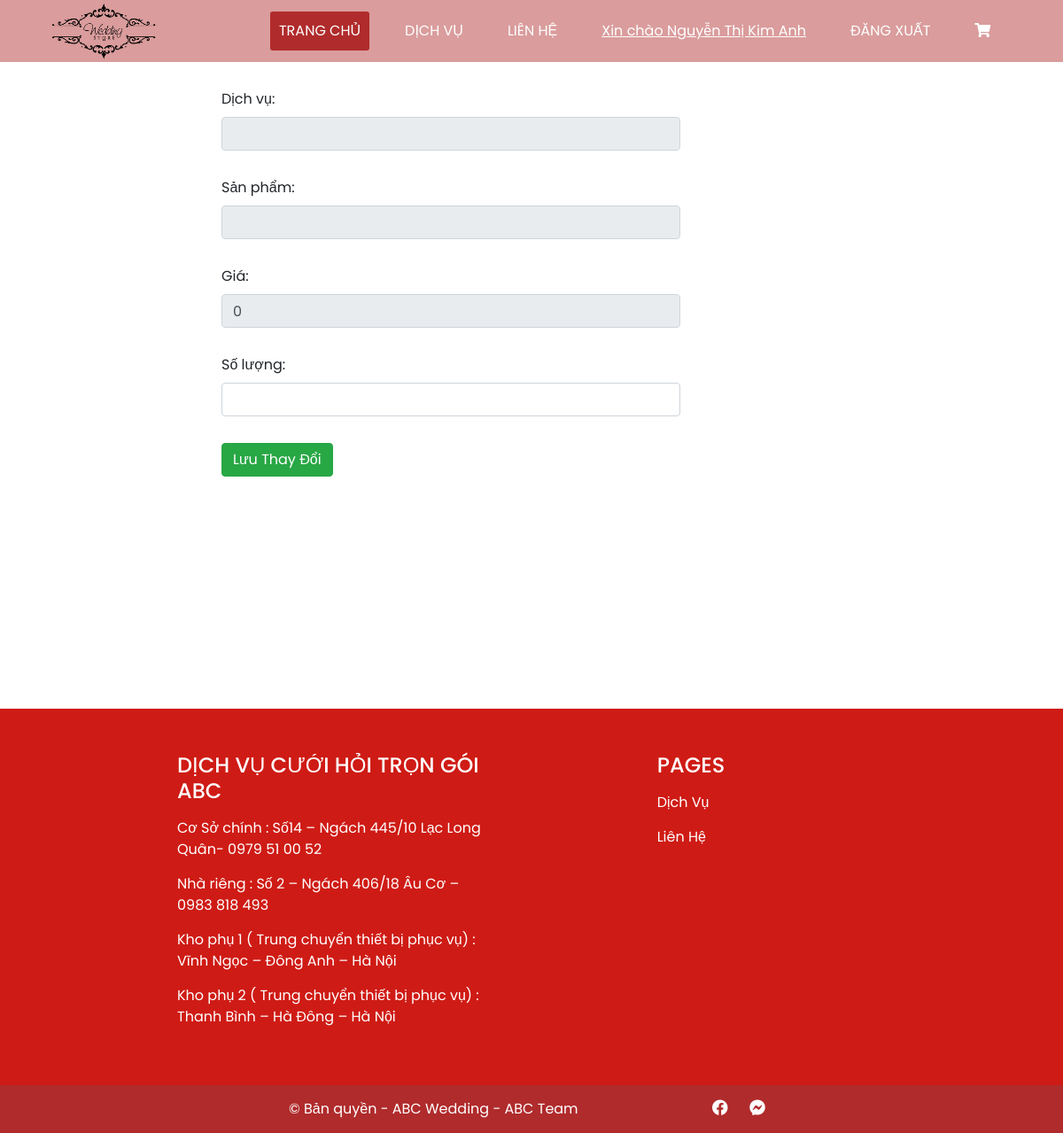
Page /category_product/edit_manage_product.php?user_id=65&product_id=24 on the earlier database version.
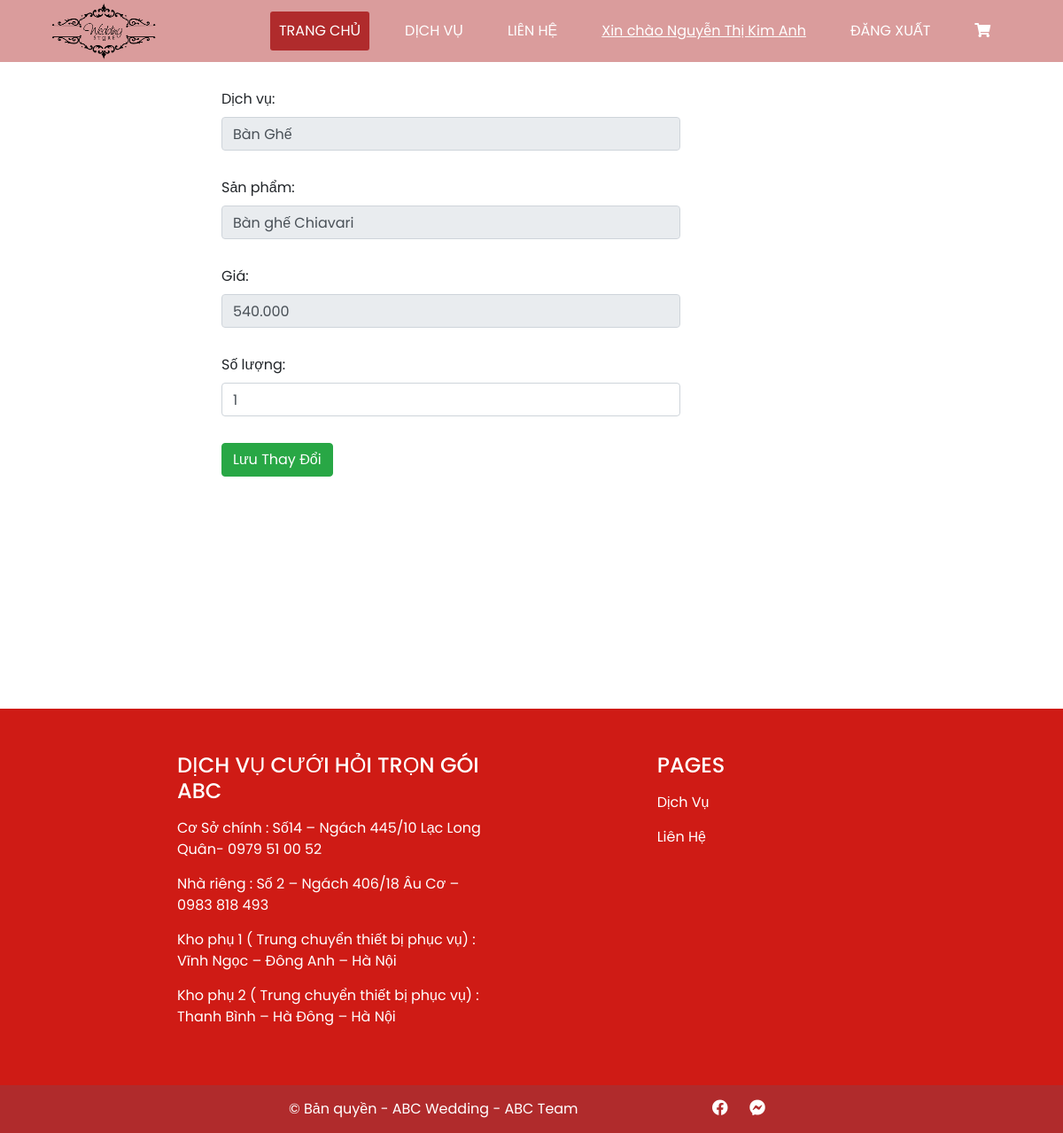
Same page on the later database version.
### tables this page shows
CREATE TABLE `order_user` (
  `id` int NOT NULL AUTO_INCREMENT,
  `user_id` int DEFAULT NULL,
  `product_id` int DEFAULT NULL,
  `count` int DEFAULT NULL,
  `status` int DEFAULT NULL,
  PRIMARY KEY (`id`)
);

CREATE TABLE `category` (
  `id` int NOT NULL AUTO_INCREMENT,
  `name` varchar(20) DEFAULT NULL,
  `h4_content` varchar(500) NOT NULL,
  `h5_content` varchar(500) NOT NULL,
  PRIMARY KEY (`id`)
);

CREATE TABLE `product` (
  `id` int NOT NULL AUTO_INCREMENT,
  `category_id` int DEFAULT NULL,
  `title` varchar(350) DEFAULT NULL,
  `price` int DEFAULT NULL,
  `thumbnail` varchar(500) DEFAULT NULL,
  `description` longtext,
  `count` int DEFAULT NULL,
  `created_at` datetime DEFAULT NULL,
  `updated_at` datetime DEFAULT NULL,
  PRIMARY KEY (`id`),
  KEY `category_id` (`category_id`),
  CONSTRAINT `product_ibfk_1` FOREIGN KEY (`category_id`) REFERENCES `category` (`id`)
);

### Web/database/dbhelper.php (called while the page is built, shortened)
<?php
function executeResult($sql, $isSingle = false) {
	$data = null;
	$conn = mysqli_connect(HOST, USERNAME, PASSWORD, DATABASE);
	mysqli_set_charset($conn, 'utf8');
	$resultset = mysqli_query($conn, $sql);
	if($isSingle) {
		$data = mysqli_fetch_array($resultset,1);
	} else {
		$data = [];
		while(($row = mysqli_fetch_array($resultset,1)) != null) {
			$data[] = $row;
		}
	}
	return $data;
}

### Web/category_product/edit_manage_product.php (the view, shortened to what this page needs)
<?php
	require_once('../utils/ultility.php');
	require_once('../database/dbhelper.php');
	$baseUrl = $title = $product_id = $user_id = $category_name = $product_name = $product_price = $product_count = '';
	if(!empty($_GET)) {
		if($_GET['user_id']) {
			$user_id = $_GET['user_id'];
		}
		if($_GET['product_id']) {
			$product_id = $_GET['product_id'];
		}
		if(!empty($_POST)) {
			if($_POST['product_count']) {
					$product_count = $_POST['product_count'];
			}
			$sql = "update order_user set count = '".$product_count."' where user_id = '".$user_id."' and product_id = '".$product_id."'";
			execute($sql);
			header("Location:./manage_product.php?user_id=".$user_id."&product_id=".$product_id."");
		}
		else {
			$sql = "SELECT order_user.count, category.name category_name, product.title product_title, product.price FROM order_user JOIN product ON order_user.product_id = product.id JOIN category ON category.id = product.category_id WHERE order_user.user_id = ".$user_id." AND order_user.product_id = ".$product_id."";
			$orderList = executeResult($sql,true);
			$category_name = $orderList['category_name'];
			$product_name = $orderList['product_title'];
			$product_price = number_format($orderList['price'],0,',','.');
			$product_count = $orderList['count'];
		}
	}
	require_once($baseUrl.'header__user.php');
?>
	<link rel="stylesheet" href="https://maxcdn.bootstrapcdn.com/bootstrap/4.4.1/css/bootstrap.min.css">
	<link rel="stylesheet" href="../asset/css/service.css">
	<link rel="stylesheet" href="../asset/css/user.css">
	<div class="content" style="padding: 100px 250px;">
		<form method = "post" enctype="multipart/form-data" >
			<div class="row">
				<div class="col-md-9 col-12">
					<div class="form-group" style="margin-bottom: 30px;">
						<label for="category_name" style="float: left;">Dịch vụ:</label>
						<input type="text" class="form-control" id="category_name" name="category_name" value="<?=$category_name?>" readonly>
					</div>
					<div class="form-group" style="margin-bottom: 30px;">
						<label for="product_name" style="float: left;">Sản phẩm:</label>
						<input type="text" class="form-control" id="product_name" name="product_name" value="<?=$product_name?>" readonly>
					</div>
					<div class="form-group" style="margin-bottom: 30px;">
						<label for="product_price" style="float: left;">Giá:</label>
						<input type="text" class="form-control" id="product_price" name="product_price" value="<?=$product_price?>" readonly>
					</div>
					<div class="form-group" style="margin-bottom: 30px;">
						<label for="product_count" style="float: left;">Số lượng:</label>
						<input required="true" type="number" class="form-control" id="product_count" name="product_count" value="<?=$product_count?>">
					</div>
					<button class="btn btn-success">Lưu Thay Đổi</button>
				</div>
			</div>
		</form>
	</div>
	<div class="contact" id="contact">
				<div class="address">
					<h4>Dịch vụ cưới hỏi trọn gói ABC</h4>
					<p>Cơ Sở chính : Số14 – Ngách 445/10 Lạc Long Quân- 0979 51 00 52</p>
					<p>Nhà riêng : Số 2 – Ngách 406/18 Âu Cơ – 0983 818 493</p>
					<p>Kho phụ 1 ( Trung chuyển thiết bị phục vụ) : Vĩnh Ngọc – Đông Anh – Hà Nội</p>
					<p>Kho phụ 2 ( Trung chuyển thiết bị phục vụ) : Thanh Bình – Hà Đông – Hà Nội</p>
				</div>
				<div class="pages">
					<h4>Pages</h4>
					<a href="">Dịch Vụ</a>
					<a href="">Liên Hệ</a>
				</div>
			</div>
			<footer class="footer">
				<span class="copyright">
					© Bản quyền - ABC Wedding -
					<a href="">ABC Team</a>
				</span>
				<div class="brand">
					<a href=""><i class="fab fa-facebook"></i></a>
					<a href=""><i class="fab fa-facebook-messenger"></i></a>
				</div>
			</footer>
	</body>
</html>

Differences in the rows shown:
added order_user: category_name "Bàn Ghế", product_name "Bàn ghế Chiavari", product_price "540.000", product_count "1"
Other differences:
form field product_price: "0" → (not shown)
